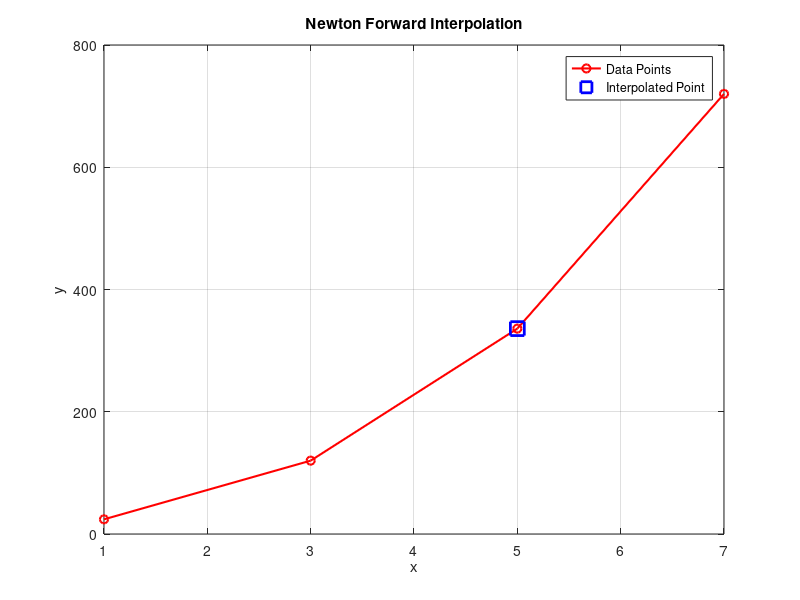

MATLAB code for this plot:
clc; clear;

%% Data points
x = [1, 3, 5, 7];
y = [24, 120, 336, 720];

%% Length of n
n = length(x);

%% Forward difference table (only first row used)
forward_diff = zeros(n, n);
forward_diff(:, 1) = y';

for j = 2:n
    for i = 1:n - j + 1
        forward_diff(i, j) = forward_diff(i + 1, j - 1) - forward_diff(i, j - 1);
    end
end

%% Co-efficients
coeff = forward_diff(1, :);  % first row

%% Interpolation input
x_value = input('Enter x to interpolate: ');

%% Calculate u
h = x(2) - x(1);
u = (x_value - x(1)) / h;

%% Newton forward interpolation Formula
p = coeff(1) + u * coeff(2) + u *(u-1) / 2 * coeff(3) + ((u * (u - 1) * (u - 2)) / 6) * coeff(4);

%% Print
fprintf('Estimated y at x = %.2f: %.4f\n', x_value, p);

%% Simple plot
plot(x, y, 'ro-', 'LineWidth', 1.5); hold on;
plot(x_value, p, 'bs', 'MarkerSize', 10, 'LineWidth', 2);
xlabel('x'); 
ylabel('y');
title('Newton Forward Interpolation');
legend('Data Points', 'Interpolated Point');
grid on;